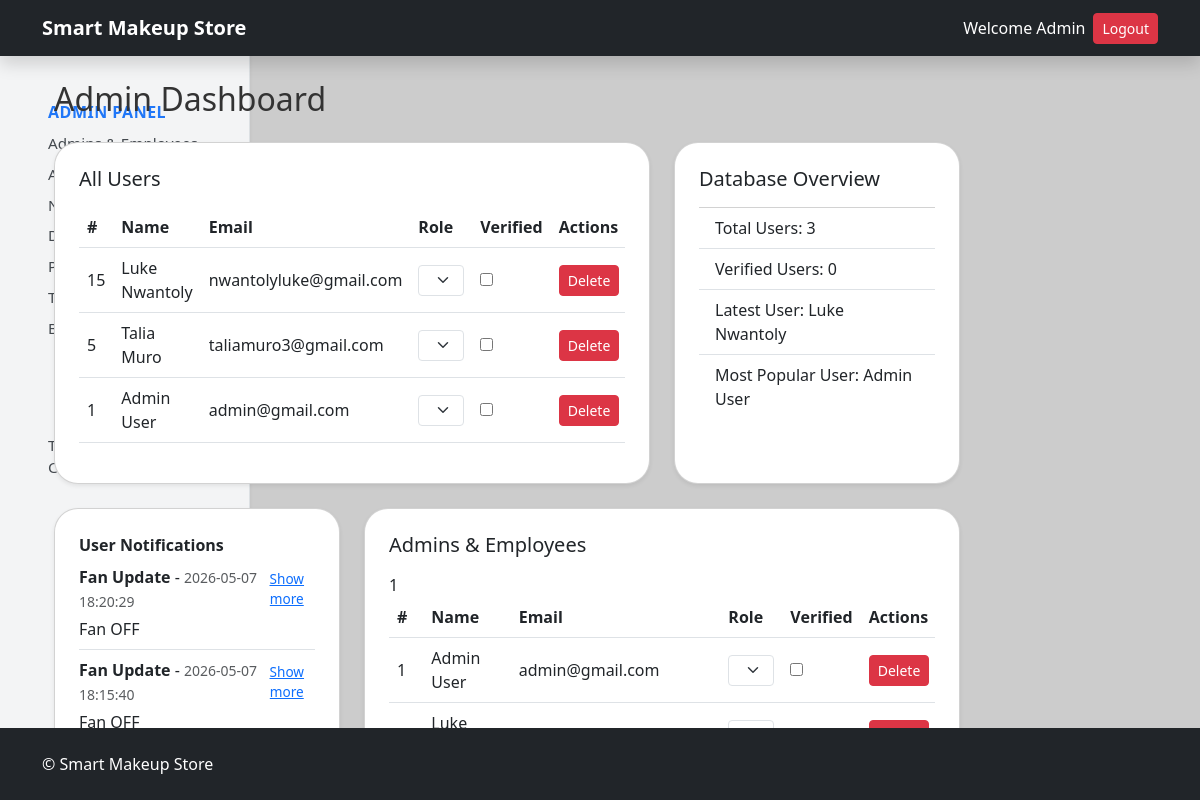
Screenshot of /admin-dashboard (signed in) with the database file from the repository.
### tables this page shows
CREATE TABLE users (
            user_id INTEGER PRIMARY KEY AUTOINCREMENT,
            user_fname TEXT NOT NULL,
            user_lname TEXT NOT NULL,
            user_email TEXT UNIQUE NOT NULL,
            user_password TEXT,
            user_role TEXT DEFAULT 'customer',
            user_verified INTEGER DEFAULT 0,
            user_created_at TIMESTAMP DEFAULT CURRENT_TIMESTAMP
        , user_loyalty_points INTEGER DEFAULT 0);

### routes/store.py (the view)
@app.route('/admin-dashboard')
def adminDashboard():
    if session.get('user_role') != 'admin':
        flash("Unauthorized access.", "danger")
        return redirect(url_for('store.storeIndex'))
    storeDb = db.getDB()
    all_users = storeDb.execute('SELECT * FROM users ORDER BY user_created_at DESC').fetchall()
    staff = storeDb.execute('SELECT * FROM users WHERE user_role IN ("admin","employee")').fetchall()
    user_notifications = storeDb.execute('''
        SELECT * FROM notifications
        WHERE notif_id IS NOT NULL
        ORDER BY notif_created_at DESC
        LIMIT 5
    ''').fetchall()
    total_users = storeDb.execute('SELECT COUNT(*) as cnt FROM users').fetchone()['cnt']
    verified_users = storeDb.execute('SELECT COUNT(*) as cnt FROM users WHERE user_verified=1').fetchone()['cnt']
    latest_user = storeDb.execute('SELECT * FROM users ORDER BY user_created_at DESC LIMIT 1').fetchone()
    popular_user = storeDb.execute('''
        SELECT users.*, COUNT(customers.customer_id) as posts
        FROM users
        LEFT JOIN customers ON users.user_id = customers.user_id
        GROUP BY users.user_id
        ORDER BY posts DESC
        LIMIT 1
    ''').fetchone()
    storeDb.close()
    db_stats = {
        "total_users": total_users,
        "verified_users": verified_users,
        "latest_user": latest_user,
        "most_popular_user": popular_user
    }
    return render_template(
        'adminDashboard.html',
        all_users=all_users,
        staff=staff,
        notifications=user_notifications,
        db_stats=db_stats
    )

### models/database.py (called while the page is built)
def getDB():
    conn = sqlite3.connect('store.db', check_same_thread=False)
    conn.row_factory = sqlite3.Row
    return conn

### templates/adminDashboard.html (shortened to what this page needs)
{% extends "base.html" %}
{% block content %}
<div class="container-fluid">
    <div class="row">
        {% include "adminSidebar.html" with context %}
        <div class="col-md-9 l-4 col-lg-10"
             data-bs-spy="scroll"
             data-bs-target="#navbar-example3"
             data-bs-offset="100"
             tabindex="0">
            <h2 class="mb-4">Admin Dashboard</h2>
            <div class="dashboard-grid d-grid gap-4" style="
                 grid-template-columns: repeat(3, 1fr);
                 grid-auto-rows: minmax(200px, auto);">
                <div id="all-users-section" class="card shadow-sm p-4 dashboard-card" style="grid-column: span 2;">
                    <h5>All Users</h5>
                    <div class="table-responsive mt-2">
                        <table class="table table-hover align-middle">
                            <thead>
                                <tr>
                                    <th>#</th>
                                    <th>Name</th>
                                    <th>Email</th>
                                    <th>Role</th>
                                    <th>Verified</th>
                                    <th>Actions</th>
                                </tr>
                            </thead>
                            <tbody>
                                {% for u in all_users %}
                                <tr>
                                    <td>{{ u.user_id }}</td>
                                    <td>{{ u.user_fname }} {{ u.user_lname }}</td>
                                    <td>{{ u.user_email }}</td>
                                    <td>
                                        <form method="POST" action="{{ url_for('store.adminUpdateUser', user_id=u.user_id) }}">
                                            <select name="role" class="form-select form-select-sm" onchange="this.form.submit()">
                                                <option value="customer" {% if u.user_role == 'customer' %}selected{% endif %}>Customer</option>
                                                <option value="admin" {% if u.user_role == 'admin' %}selected{% endif %}>Admin</option>
                                            </select>
                                        </form>
                                    </td>
                                    <td>
                                        <form method="POST" action="{{ url_for('store.adminUpdateUser', user_id=u.user_id) }}">
                                            <input type="checkbox" name="verified" value="1" {% if u.verified %}checked{% endif %} onchange="this.form.submit()">
                                        </form>
                                    </td>
                                    <td>
                                        <form method="POST" action="{{ url_for('store.adminDeleteUser', user_id=u.user_id) }}" onsubmit="return confirm('Delete this user?')">
                                            <button class="btn btn-sm btn-danger">Delete</button>
                                        </form>
                                    </td>
                                </tr>
                                {% endfor %}
                            </tbody>
                        </table>
                    </div>
                </div>
                <div id="db-overview-section" class="card shadow-sm p-4 dashboard-card">
                    <h5>Database Overview</h5>
                    <ul class="list-group list-group-flush mt-2">
                        <li class="list-group-item">Total Users: {{ db_stats.total_users }}</li>
                        <li class="list-group-item">Verified Users: {{ db_stats.verified_users }}</li>
                        <li class="list-group-item">Latest User: {{ db_stats.latest_user.user_fname }} {{ db_stats.latest_user.user_lname }}</li>
                        <li class="list-group-item">Most Popular User: {{ db_stats.most_popular_user.user_fname }} {{ db_stats.most_popular_user.user_lname }}</li>
                    </ul>
                </div>
                <div id="notifications-section" class="card shadow-sm p-4 dashboard-card">
                    <b>User Notifications</b>
                    <div id="notifications-container" class="notif-section-inner overflow-auto mt-2" style="max-height:300px;">
                    </div>
                </div>
                <div id="staff-section" class="card shadow-sm p-4 dashboard-card" style="grid-column: span 2;">
                    <h5>Admins & Employees</h5>
                    <div class="table-responsive mt-2">
                        <table class="table table-hover align-middle">
                            <thead>
                                <tr>
                                    <th>#</th>
                                    <th>Name</th>
                                    <th>Email</th>
                                    <th>Role</th>
                                    <th>Verified</th>
                                    <th>Actions</th>
                                </tr>
                            </thead>
                            <tbody>
                                {% for u in staff %}
                                <tr>
                                    <td>{{ u.user_id }}</td>
                                    <td>{{ u.user_fname }} {{ u.user_lname }}</td>
                                    <td>{{ u.user_email }}</td>
                                    <td>
                                        <form method="POST" action="{{ url_for('store.adminUpdateUser', user_id = u.user_id) }}">
                                            <select name="role" class="form-select form-select-sm" onchange="this.form.submit()">
                                                <option value="employee" {% if u.role == 'employee' %}selected{% endif %}>Employee</option>
                                            </select>
                                        </form>
                                    </td>
                                    <td>
                                        <form method="POST" action="{{ url_for('store.adminUpdateUser', user_id = u.user_id) }}">
                                            <input type="checkbox" name="verified" value="1" {% if u.user_verified %}checked{% endif %} onchange="this.form.submit()">
                                        </form>
                                    </td>
                                    <td>
                                        <form method="POST" action="{{ url_for('store.adminDeleteUser', user_id = u.user_id) }}" onsubmit="return confirm('Delete this user?')">
                                            <button class="btn btn-sm btn-danger">Delete</button>
                                        </form>
                                    </td>
                                </tr>
                                {% endfor %}
                            </tbody>
                        </table>
                    </div>
                </div>
            </div>
        </div>
    </div>
</div>
{% endblock %}

### templates/base.html (shortened to what this page needs)
<!doctype html>
<html>
  <head>
    <link href="https://cdn.jsdelivr.net/npm/bootstrap@5.3.0/dist/css/bootstrap.min.css" rel="stylesheet"/>
    <link href="https://cdn.jsdelivr.net/npm/bootstrap-icons@1.11.1/font/bootstrap-icons.css" rel="stylesheet">
    <link rel="stylesheet" href="{{ url_for('static', filename='css/00-Global-Styles.css') }}">
  </head>
  <body>
    <main>
        <nav class="navbar navbar-expand-lg navbar-dark bg-dark shadow">
        <div class="container">
            <a class="navbar-brand" href="{{ url_for('store.storeIndex') }}">
            <b>Smart Makeup Store</b>
            </a>
          <div class="ms-auto text-white d-flex align-items-center">
            {% if session.get('user_first_name') %}
              <span class="me-2">Welcome {{ session.get('user_first_name') }}</span>
              <form method="GET" action="{{ url_for('store.logout') }}">
                <button type="submit" class="btn btn-danger btn-sm">Logout</button>
              </form>
                {% endif %}
            </div>
            </div>
        </nav>
      <div class="container mt-4">{% block content %}{% endblock %}</div>
      <footer class="bg-dark text-white py-4 mt-auto">
        <div class="container d-flex justify-content-between align-items-center">
            <span>&copy; {{ current_year }} Smart Makeup Store</span>
        </div>
      </footer>
    </main>
  </body>
</html>

### templates/adminSidebar.html (shortened to what this page needs)
<nav
  class="admin-sidebar col-md-3 col-lg-2 d-md-block bg-light vh-100 border-end shadow-sm"
>
  <div class="position-sticky top-0 pt-4 pb-4 px-2">
    <nav class="nav flex-column">
      <a
        class="nav-link px-2 py-1 rounded"
        href="{{ url_for('store.adminDashboard') }}"
      >
        <span class="text-primary fw-bold mb-2">Admin Panel</span>
      </a>
      <a
        class="nav-link px-2 py-1 rounded"
        href="{{ url_for('store.adminDashboard') }}#staff-section"
        >Admins & Employees</a
      >
      <a
        class="nav-link px-2 py-1 rounded"
        href="{{ url_for('store.adminDashboard') }}#all-users-section"
        >All Users</a
      >
      <a
        class="nav-link px-2 py-1 rounded"
        href="{{ url_for('store.adminDashboard') }}#notifications-section"
        >Notifications</a
      >
      <a
        class="nav-link px-2 py-1 rounded"
        href="{{ url_for('store.adminDashboard') }}#db-overview-section"
        >Database Overview</a
      >
      <a
        class="nav-link px-2 py-1 rounded"
        href="{{ url_for('store.productList') }}"
        >Products</a
      >
      <a
        class="nav-link px-2 py-1 rounded"
        href="{{ url_for('store.temperatureMonitor') }}"
        >Temperature</a
      >
      <a
        class="nav-link px-2 py-1 rounded"
        href="{{ url_for('store.ble_scan_view') }}"
        >Bluetooth Sensor</a
      >
      <button
        class="btn btn-toggle align-items-center rounded collapsed"
        data-bs-toggle="collapse"
        data-bs-target="#dashboard-collapse"
        aria-expanded="false"
        style="text-align: left"
      >
      </button>
      <br />
      <br />
      <a
        class="nav-link px-2 py-1 rounded"
        href="{{ url_for('store.temperatureMonitor') }}#frig-1"
        >Temperature Controller</a
      >
    </nav>
  </div>
</nav>

### static/css/00-Global-Styles.css (style rules this page uses)
body, html { background-color: #ccc !important; color: #333; display: flex; flex-direction: column; margin: 0; padding: 0; min-height: 100vh; }
nav { position: absolute; top: 0px; }
.card { border-radius: 1.5rem !important; }
footer { background-color: #2e62c4; color: #fff; padding: 1rem 0; flex-shrink: 0; text-align: center; position: absolute; bottom: 0; width: 100%; }
.admin-sidebar { position: absolute; top: 0; left: 0; min-height: 100vh; max-height: 100%; width: 250px; padding: 6rem 2rem; z-index: -1; opacity: 0.9; }
main { position: absolute; z-index: 1; min-height: 100vh; max-height: 100%; min-width: 100vw; max-width: 100%; padding: 0; margin: 0; overflow: hidden; }
.dashboard-grid { display: grid; grid-template-columns: 1fr 1fr 1fr; gap: 1.5rem; }
.dashboard-grid .card { height: 100%; }
.admin-sidebar .nav-link { color: #343a40; font-size: 0.95rem; transition: background-color 0.2s, color 0.2s; }
.admin-sidebar span.text-primary { font-size: 1rem; text-transform: uppercase; letter-spacing: 0.5px; }

### rows the page displays
users: user_id "15", user_fname "Luke", user_lname "Nwantoly", user_email "nwantolyluke@gmail.com", role "Admin", latest_user.user_fname "Luke", latest_user.user_lname "Nwantoly"
users: user_id "5", user_fname "Talia", user_lname "Muro", user_email "taliamuro3@gmail.com", role "Customer"
users: user_id "1", user_fname "Admin", user_lname "User", user_email "admin@gmail.com", role "Admin", most_popular_user.user_fname "Admin", most_popular_user.user_lname "User"

### other values shown
{{ session.get('user_first_name') }} "Admin"
{{ db_stats.total_users }} "3"
{{ db_stats.verified_users }} "0"
